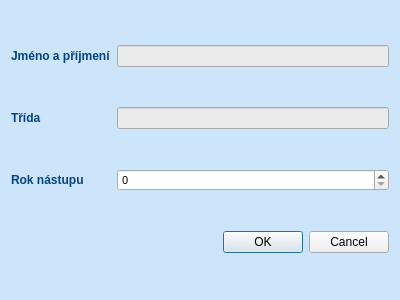
<?xml version="1.0" encoding="UTF-8"?>
<ui version="4.0">
 <class>PlusZak</class>
 <widget class="QDialog" name="PlusZak">
  <property name="geometry">
   <rect>
    <x>0</x>
    <y>0</y>
    <width>400</width>
    <height>300</height>
   </rect>
  </property>
  <property name="minimumSize">
   <size>
    <width>400</width>
    <height>300</height>
   </size>
  </property>
  <property name="maximumSize">
   <size>
    <width>400</width>
    <height>300</height>
   </size>
  </property>
  <property name="font">
   <font>
    <pointsize>8</pointsize>
   </font>
  </property>
  <property name="windowTitle">
   <string>Přidat žáka</string>
  </property>
  <property name="styleSheet">
   <string notr="true">#PlusZak {
background: rgb(204,229,250);
}
#lineEditJmenoZak{
background: rgb(235,235,235);
}
#lineEditPrijemniZak{
background: rgb(235,235,235);
}
#lineEditTridaZak{
background: rgb(235,235,235);
}
#lineEditRokNastup{
background: rgb(235,235,235);
}</string>
  </property>
  <layout class="QGridLayout" name="gridLayout">
   <item row="1" column="0">
    <widget class="QLabel" name="label_2">
     <property name="font">
      <font>
       <pointsize>9</pointsize>
       <weight>75</weight>
       <bold>true</bold>
      </font>
     </property>
     <property name="styleSheet">
      <string notr="true">#label_2{
color: rgb(0,67,134)
}</string>
     </property>
     <property name="text">
      <string>Třída</string>
     </property>
    </widget>
   </item>
   <item row="0" column="0">
    <widget class="QLabel" name="label_3">
     <property name="font">
      <font>
       <pointsize>9</pointsize>
       <weight>75</weight>
       <bold>true</bold>
      </font>
     </property>
     <property name="styleSheet">
      <string notr="true">#label_3{
color: rgb(0,67,134)
}</string>
     </property>
     <property name="text">
      <string>Jméno a příjmení</string>
     </property>
    </widget>
   </item>
   <item row="3" column="1">
    <widget class="QDialogButtonBox" name="buttonBox">
     <property name="orientation">
      <enum>Qt::Horizontal</enum>
     </property>
     <property name="standardButtons">
      <set>QDialogButtonBox::Cancel|QDialogButtonBox::Ok</set>
     </property>
    </widget>
   </item>
   <item row="2" column="0">
    <widget class="QLabel" name="label">
     <property name="font">
      <font>
       <pointsize>9</pointsize>
       <weight>75</weight>
       <bold>true</bold>
      </font>
     </property>
     <property name="styleSheet">
      <string notr="true">#label{
color: rgb(0,67,134)
}</string>
     </property>
     <property name="text">
      <string>Rok nástupu</string>
     </property>
    </widget>
   </item>
   <item row="0" column="1">
    <widget class="QLineEdit" name="lineEditJmenoZak"/>
   </item>
   <item row="1" column="1">
    <widget class="QLineEdit" name="lineEditTridaZak"/>
   </item>
   <item row="2" column="1">
    <widget class="QSpinBox" name="spinBox"/>
   </item>
  </layout>
 </widget>
 <resources/>
 <connections>
  <connection>
   <sender>buttonBox</sender>
   <signal>accepted()</signal>
   <receiver>PlusZak</receiver>
   <slot>accept()</slot>
   <hints>
    <hint type="sourcelabel">
     <x>248</x>
     <y>254</y>
    </hint>
    <hint type="destinationlabel">
     <x>157</x>
     <y>274</y>
    </hint>
   </hints>
  </connection>
  <connection>
   <sender>buttonBox</sender>
   <signal>rejected()</signal>
   <receiver>PlusZak</receiver>
   <slot>reject()</slot>
   <hints>
    <hint type="sourcelabel">
     <x>316</x>
     <y>260</y>
    </hint>
    <hint type="destinationlabel">
     <x>286</x>
     <y>274</y>
    </hint>
   </hints>
  </connection>
 </connections>
</ui>
